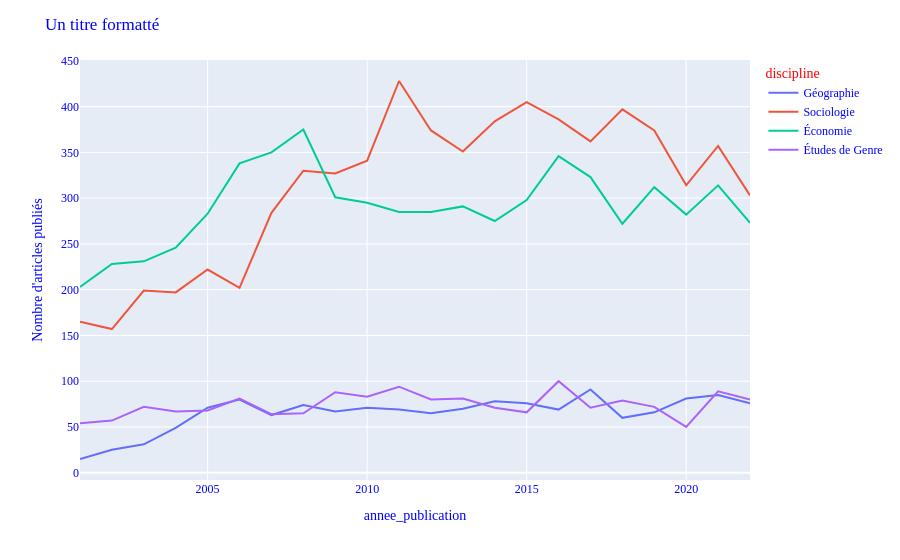

Notebook source saved alongside this figure:
### Markdown cell above
Nous avons appris à créer de nouveaux graphes et de les personnaliser - mais comment faire pour personnaliser notre figure après l'avoir créer ? À la place nous pouvons utiliser la fonction `.update_layout()` sur notre `fig` pour éditer après coup. Cette fonction peut être appliquée à n'importe quel graphe généré avec **Plotly Express** afin de modifier un large panel de paramètres. Prenons comme exemple la fonction générée précédemment et modifions la police, la couleur et la taille de notre titre :

### Code cell
fig.update_layout(
    font_family = "Courrier New",   # Modification de la police
    font_color = "blue",            # Modification de la couleur du texte
    legend_title_font_color = "red",# Modification de la couleur du titre de la légende
    title = "Un titre formatté"
)

fig.show()

### Figure 1 — Plotly figure (JSON) as saved in the notebook; plotly's stock layout.template omitted (floating-point values rounded to 4 significant figures)
{"data": [{"hovertemplate": "discipline=Géographie<br>annee_publication=%{x}<br>Nombre d'articles publiés=%{y}<extra></extra>", "legendgroup": "Géographie", "line": {"color": "#636efa", "dash": "solid"}, "marker": {"symbol": "circle"}, "mode": "lines", "name": "Géographie", "orientation": "v", "showlegend": true, "type": "scatter", "x": [2001, 2002, 2003, 2004, 2005, 2006, 2007, 2008, 2009, 2010, 2011, 2012, 2013, 2014, 2015, 2016, 2017, 2018, 2019, 2020, 2021, 2022], "xaxis": "x", "y": [15, 25, 31, 49, 71, 80, 63, 74, 67, 71, 69, 65, 70, 78, 76, 69, 91, 60, 66, 81, 85, 76], "yaxis": "y"}, {"hovertemplate": "discipline=Sociologie<br>annee_publication=%{x}<br>Nombre d'articles publiés=%{y}<extra></extra>", "legendgroup": "Sociologie", "line": {"color": "#EF553B", "dash": "solid"}, "marker": {"symbol": "circle"}, "mode": "lines", "name": "Sociologie", "orientation": "v", "showlegend": true, "type": "scatter", "x": [2001, 2002, 2003, 2004, 2005, 2006, 2007, 2008, 2009, 2010, 2011, 2012, 2013, 2014, 2015, 2016, 2017, 2018, 2019, 2020, 2021, 2022], "xaxis": "x", "y": [165, 157, 199, 197, 222, 202, 284, 330, 327, 341, 428, 374, 351, 384, 405, 386, 362, 397, 374, 314, 357, 303], "yaxis": "y"}, {"hovertemplate": "discipline=Économie<br>annee_publication=%{x}<br>Nombre d'articles publiés=%{y}<extra></extra>", "legendgroup": "Économie", "line": {"color": "#00cc96", "dash": "solid"}, "marker": {"symbol": "circle"}, "mode": "lines", "name": "Économie", "orientation": "v", "showlegend": true, "type": "scatter", "x": [2001, 2002, 2003, 2004, 2005, 2006, 2007, 2008, 2009, 2010, 2011, 2012, 2013, 2014, 2015, 2016, 2017, 2018, 2019, 2020, 2021, 2022], "xaxis": "x", "y": [203, 228, 231, 246, 283, 338, 350, 375, 301, 295, 285, 285, 291, 275, 298, 346, 323, 272, 312, 282, 314, 273], "yaxis": "y"}, {"hovertemplate": "discipline=Études de Genre<br>annee_publication=%{x}<br>Nombre d'articles publiés=%{y}<extra></extra>", "legendgroup": "Études de Genre", "line": {"color": "#ab63fa", "dash": "solid"}, "marker": {"symbol": "circle"}, "mode": "lines", "name": "Études de Genre", "orientation": "v", "showlegend": true, "type": "scatter", "x": [2001, 2002, 2003, 2004, 2005, 2006, 2007, 2008, 2009, 2010, 2011, 2012, 2013, 2014, 2015, 2016, 2017, 2018, 2019, 2020, 2021, 2022], "xaxis": "x", "y": [54, 57, 72, 67, 68, 81, 64, 65, 88, 83, 94, 80, 81, 71, 66, 100, 71, 79, 72, 50, 89, 80], "yaxis": "y"}], "layout": {"font": {"color": "blue", "family": "Courrier New"}, "legend": {"title": {"font": {"color": "red"}, "text": "discipline"}, "tracegroupgap": 0}, "margin": {"t": 60}, "title": {"text": "Un titre formatté"}, "xaxis": {"anchor": "y", "domain": [0, 1], "title": {"text": "annee_publication"}}, "yaxis": {"anchor": "x", "domain": [0, 1], "title": {"text": "Nombre d'articles publiés"}}}}
